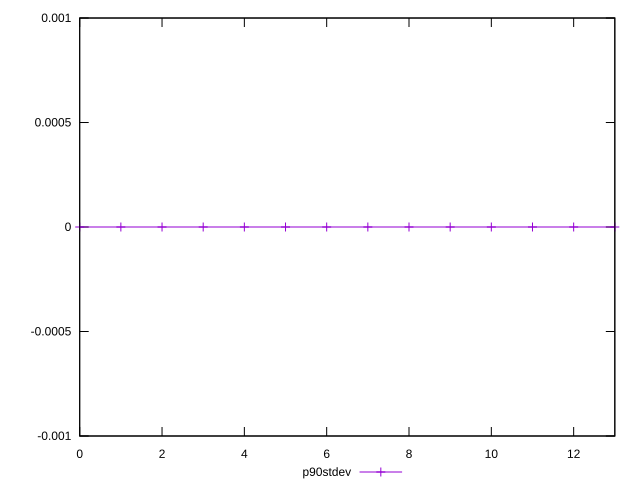

gnuplot code for this plot:
reset

$p90Stdev <<EOF
0 0
1 0
2 0
3 0
4 0
5 0
6 0
7 0
8 0
9 0
10 0
11 0
12 0
13 0
EOF

set key outside below
set xrange [0:13]
set yrange [-0.001:0.001]
set terminal svg size 640, 490 enhanced background rgb 'white'
set output "report_00007_2020-12-11T15:55:29.892Z/duplicated-javascript/progression/stddev.svg"

plot $p90Stdev title "p90stdev" with linespoints

reset
